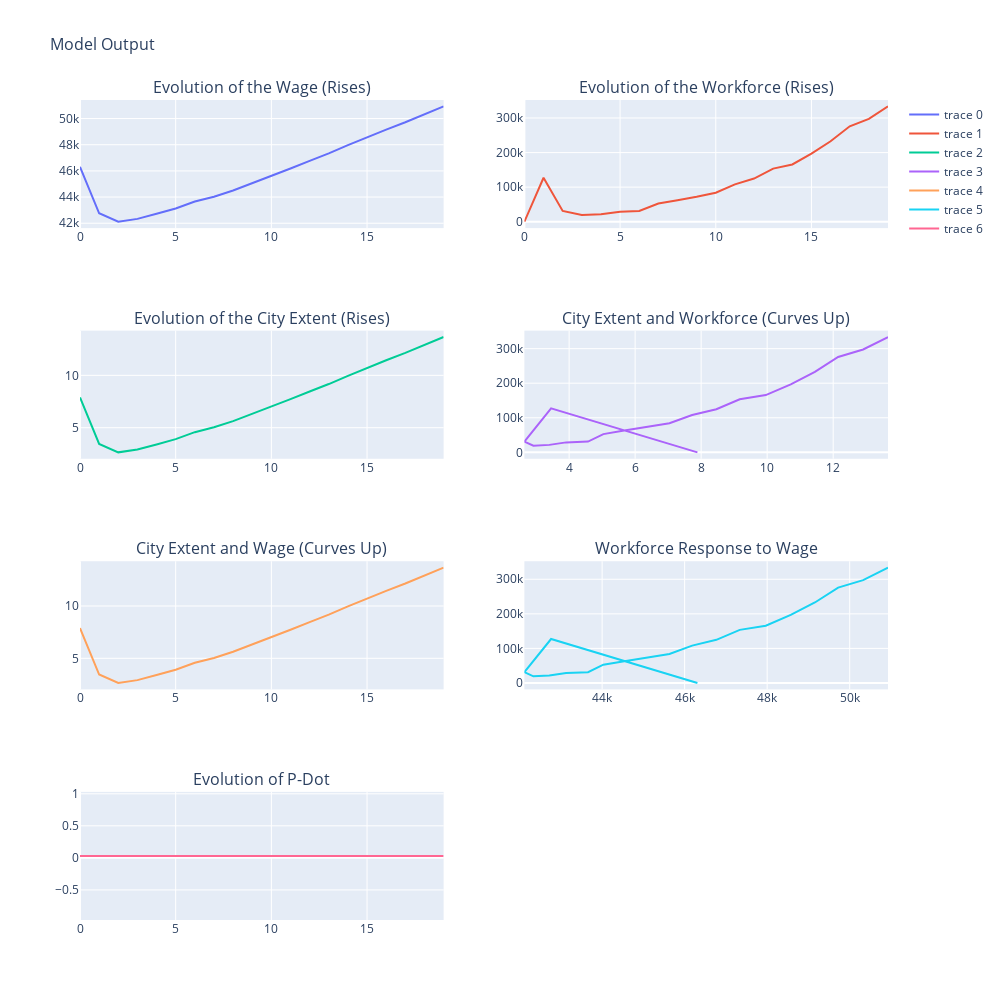

Notebook code cell kept with this figure:
### Code cell
def plot_model_data(model_out):
    workers = np.array(model_out['workers'])
    wage_premium = np.array(model_out['wage_premium'])
    wage = np.array(model_out['wage'])
    city_extent_calc = np.array(model_out['city_extent_calc'])
    p_dot = np.array(model_out['p_dot'])

    # Create subplots with Plotly
    fig = sp.make_subplots(rows=4, cols=2, subplot_titles=[
        'Evolution of the Wage (Rises)',
        'Evolution of the Workforce (Rises)',
        'Evolution of the City Extent (Rises)',
        'City Extent and Workforce (Curves Up)',
        'City Extent and Wage (Curves Up)',
        'Workforce Response to Wage',
        'Evolution of P-Dot'
    ])

    # Add traces for each subplot
    fig.add_trace(go.Scatter(x=time, y=wage, mode='lines'), row=1, col=1)
    fig.add_trace(go.Scatter(x=time, y=workers, mode='lines'), row=1, col=2)
    fig.add_trace(go.Scatter(x=time, y=city_extent_calc, mode='lines'), row=2, col=1)
    fig.add_trace(go.Scatter(x=city_extent_calc, y=workers, mode='lines'), row=2, col=2)
    fig.add_trace(go.Scatter(x=time, y=city_extent_calc, mode='lines'), row=3, col=1)
    fig.add_trace(go.Scatter(x=wage, y=workers, mode='lines'), row=3, col=2)
    fig.add_trace(go.Scatter(x=time, y=p_dot, mode='lines'), row=4, col=1)

    # Update layout
    fig.update_layout(title_text='Model Output', title_font_size=16, width=1000, height=1000)

    # Show the figure
    fig.show()

# Call the function with your model_out
plot_model_data(model_out)

### Figure 1 — Plotly figure (JSON) as saved in the notebook; plotly's stock layout.template omitted (floating-point values rounded to 4 significant figures)
{"data": [{"mode": "lines", "type": "scatter", "x": [0, 1, 2, 3, 4, 5, 6, 7, 8, 9, 10, 11, 12, 13, 14, 15, 16, 17, 18, 19], "xaxis": "x", "y": [46310.0, 42760.0, 42120.0, 42330.0, 42720.0, 43130.0, 43660.0, 44030.0, 44500.0, 45050.0, 45630.0, 46180.0, 46770.0, 47340.0, 47970.0, 48570.0, 49160.0, 49720.0, 50330.0, 50930.0], "yaxis": "y"}, {"mode": "lines", "type": "scatter", "x": [0, 1, 2, 3, 4, 5, 6, 7, 8, 9, 10, 11, 12, 13, 14, 15, 16, 17, 18, 19], "xaxis": "x2", "y": [1, 127200, 31200, 19200, 21600, 28800, 31200, 52800, 62400, 72000, 84000, 108000, 124800, 153600, 165600, 196800, 232800, 276000, 297600, 333600], "yaxis": "y2"}, {"mode": "lines", "type": "scatter", "x": [0, 1, 2, 3, 4, 5, 6, 7, 8, 9, 10, 11, 12, 13, 14, 15, 16, 17, 18, 19], "xaxis": "x3", "y": [7.887, 3.454, 2.646, 2.917, 3.4, 3.909, 4.573, 5.038, 5.625, 6.308, 7.04, 7.728, 8.46, 9.169, 9.957, 10.71, 11.45, 12.15, 12.91, 13.66], "yaxis": "y3"}, {"mode": "lines", "type": "scatter", "x": [7.887, 3.454, 2.646, 2.917, 3.4, 3.909, 4.573, 5.038, 5.625, 6.308, 7.04, 7.728, 8.46, 9.169, 9.957, 10.71, 11.45, 12.15, 12.91, 13.66], "xaxis": "x4", "y": [1, 127200, 31200, 19200, 21600, 28800, 31200, 52800, 62400, 72000, 84000, 108000, 124800, 153600, 165600, 196800, 232800, 276000, 297600, 333600], "yaxis": "y4"}, {"mode": "lines", "type": "scatter", "x": [0, 1, 2, 3, 4, 5, 6, 7, 8, 9, 10, 11, 12, 13, 14, 15, 16, 17, 18, 19], "xaxis": "x5", "y": [7.887, 3.454, 2.646, 2.917, 3.4, 3.909, 4.573, 5.038, 5.625, 6.308, 7.04, 7.728, 8.46, 9.169, 9.957, 10.71, 11.45, 12.15, 12.91, 13.66], "yaxis": "y5"}, {"mode": "lines", "type": "scatter", "x": [46310.0, 42760.0, 42120.0, 42330.0, 42720.0, 43130.0, 43660.0, 44030.0, 44500.0, 45050.0, 45630.0, 46180.0, 46770.0, 47340.0, 47970.0, 48570.0, 49160.0, 49720.0, 50330.0, 50930.0], "xaxis": "x6", "y": [1, 127200, 31200, 19200, 21600, 28800, 31200, 52800, 62400, 72000, 84000, 108000, 124800, 153600, 165600, 196800, 232800, 276000, 297600, 333600], "yaxis": "y6"}, {"mode": "lines", "type": "scatter", "x": [0, 1, 2, 3, 4, 5, 6, 7, 8, 9, 10, 11, 12, 13, 14, 15, 16, 17, 18, 19], "xaxis": "x7", "y": [0.03, 0.03, 0.03, 0.03, 0.03, 0.03, 0.03, 0.03, 0.03, 0.03, 0.03, 0.03, 0.03, 0.03, 0.03, 0.03, 0.03, 0.03, 0.03, 0.03], "yaxis": "y7"}], "layout": {"annotations": [{"font": {"size": 16}, "showarrow": false, "text": "Evolution of the Wage (Rises)", "x": 0.225, "xanchor": "center", "xref": "paper", "y": 1, "yanchor": "bottom", "yref": "paper"}, {"font": {"size": 16}, "showarrow": false, "text": "Evolution of the Workforce (Rises)", "x": 0.775, "xanchor": "center", "xref": "paper", "y": 1, "yanchor": "bottom", "yref": "paper"}, {"font": {"size": 16}, "showarrow": false, "text": "Evolution of the City Extent (Rises)", "x": 0.225, "xanchor": "center", "xref": "paper", "y": 0.7188, "yanchor": "bottom", "yref": "paper"}, {"font": {"size": 16}, "showarrow": false, "text": "City Extent and Workforce (Curves Up)", "x": 0.775, "xanchor": "center", "xref": "paper", "y": 0.7188, "yanchor": "bottom", "yref": "paper"}, {"font": {"size": 16}, "showarrow": false, "text": "City Extent and Wage (Curves Up)", "x": 0.225, "xanchor": "center", "xref": "paper", "y": 0.4375, "yanchor": "bottom", "yref": "paper"}, {"font": {"size": 16}, "showarrow": false, "text": "Workforce Response to Wage", "x": 0.775, "xanchor": "center", "xref": "paper", "y": 0.4375, "yanchor": "bottom", "yref": "paper"}, {"font": {"size": 16}, "showarrow": false, "text": "Evolution of P-Dot", "x": 0.225, "xanchor": "center", "xref": "paper", "y": 0.1562, "yanchor": "bottom", "yref": "paper"}], "height": 1000, "title": {"font": {"size": 16}, "text": "Model Output"}, "width": 1000, "xaxis": {"anchor": "y", "domain": [0, 0.45]}, "xaxis2": {"anchor": "y2", "domain": [0.55, 1]}, "xaxis3": {"anchor": "y3", "domain": [0, 0.45]}, "xaxis4": {"anchor": "y4", "domain": [0.55, 1]}, "xaxis5": {"anchor": "y5", "domain": [0, 0.45]}, "xaxis6": {"anchor": "y6", "domain": [0.55, 1]}, "xaxis7": {"anchor": "y7", "domain": [0, 0.45]}, "xaxis8": {"anchor": "y8", "domain": [0.55, 1]}, "yaxis": {"anchor": "x", "domain": [0.8438, 1]}, "yaxis2": {"anchor": "x2", "domain": [0.8438, 1]}, "yaxis3": {"anchor": "x3", "domain": [0.5625, 0.7188]}, "yaxis4": {"anchor": "x4", "domain": [0.5625, 0.7188]}, "yaxis5": {"anchor": "x5", "domain": [0.2812, 0.4375]}, "yaxis6": {"anchor": "x6", "domain": [0.2812, 0.4375]}, "yaxis7": {"anchor": "x7", "domain": [0, 0.1562]}, "yaxis8": {"anchor": "x8", "domain": [0, 0.1562]}}}
